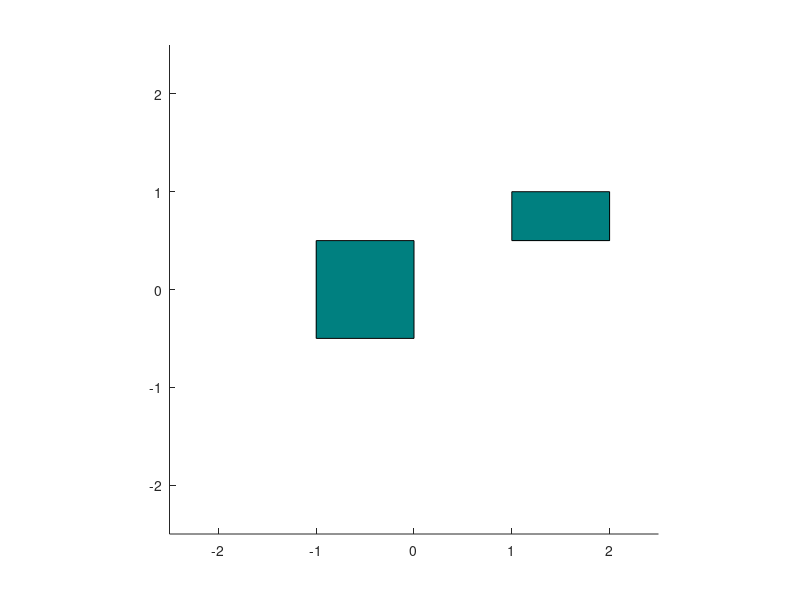

Recreate this plot in MATLAB. (Note: this script raises an error after producing the figure.)
%%% Author: Aditya Jain %%%
%%% Topic: Visibility Graph for Static Obstacles
%%% Date: 6th February, 2018 %%%
clc
close all
clear
tic
%% Defining environment variables
start = [-2,-1.5];     % start position
goal = [2, 2];   % goal position
n = 2;             % no. of obstacles

%% Defining the grid
figure

%%% 1st Config %%%%
rectangle('Position',[-1 -0.5 1  1], 'FaceColor',[0 .5 .5])
axis([-2.5 2.5 -2.5 2.5])
axis square
% 
hold on
rectangle('Position',[1 0.5 1 0.5], 'FaceColor',[0 .5 .5])
%%%%%%%%%%%%%%%%%%%


%%% 2nd Config
% rectangle('Position',[20 10 40 20], 'FaceColor',[0 .5 .5])
% axis([0 100 0 100])
% axis square
% 
% rectangle('Position',[70 10 20 40], 'FaceColor',[0 .5 .5])
% rectangle('Position',[10 40 40 20], 'FaceColor',[0 .5 .5])
% rectangle('Position',[20 70 60 20], 'FaceColor',[0 .5 .5])
%%%%%%%%%%%%%


%%% 3rd Config
%rectangle('Position',[20 10 20 20], 'FaceColor',[0 .5 .5])
%axis([0 100 0 100])
%axis square

%rectangle('Position',[70 10 20 20], 'FaceColor',[0 .5 .5])
%rectangle('Position',[10 40 20 20], 'FaceColor',[0 .5 .5])
%rectangle('Position',[20 70 20 20], 'FaceColor',[0 .5 .5])
%rectangle('Position',[50 5 15 20], 'FaceColor',[0 .5 .5])
%rectangle('Position',[40 40 35 20], 'FaceColor',[0 .5 .5])
%rectangle('Position',[10 70 5 20], 'FaceColor',[0 .5 .5])
%rectangle('Position',[50 65 20 25], 'FaceColor',[0 .5 .5])
%rectangle('Position',[80 35 15 40], 'FaceColor',[0 .5 .5])
%%%%%%%%%%%%%



% Plotting start position
circles(start(1), start(2),0.2, 'facecolor','green')

% Plotting goal position
circles(goal(1), goal(2),0.2, 'facecolor','yellow')

%% initialising the hash map

%%% 1st Config
keys = {'a', 'b', 'c', 'd', 'e', 'f', 'g', 'h', 'i', 'j'};
values = {start, [-1,-0.5], [-1,0.5], [0,-0.5], [0,0.5], [1,0.5], [1,1], [2,0.5], [2,1], goal};
%%%%%%%%%%%%%%%%%

%%% 2nd Config
% keys = {'a', 'b', 'c', 'd', 'e', 'f', 'g', 'h', 'i', 'j', 'k', 'l', 'm', 'n', 'o', 'p', 'q', 'r'};
% values = {start, [20,10], [20,30], [60,30], [60,10], [10,40], [10,60], [50,60], [50,40], [70,10], [70,50], [90,50], [90,10], [20,70], [20,90], [80,90], [80,70], goal};
%%%%%%%%%%%%%%%%%

%%% 3rd Config
%keys = {'a', 'b', 'c', 'd', 'e', 'f', 'g', 'h', 'i', 'j', 'k', 'l', 'm', 'n', 'o', 'p', 'q', 'r', 's', 't', 'u', 'v', 'w', 'x', 'y', 'z', 'aa', 'ab', 'ac', 'ad', 'ae', 'af', 'ag', 'ah', 'ai', 'aj', 'ak', 'al'};
%values = {start, [20,10], [20,30], [40,30], [40,10], [50,5], [50,25], [65,25], [65,5], [70,10], [70,30], [90,30], [90,10], [10,40], [10,60], [30,60], [30,40], [40,40], [40,60], [75,60], [75,40], [80,35], [80,75], [95,75], [95,35], [10,70], [10,90], [15,90], [15,70], [20,70], [20,90], [40,90], [40,70], [50,65], [50,90], [70,90], [70,65], goal};
%%%%%%%%%%%%%%%%%

Map = containers.Map(keys, values);
len = Map.values;
Map('j');


%% Building all the obstacle edges
length = size(keys);    % this contains the number of nodes

edges = [];

for i = 2:(length(2)-2)   
        temp = [values{1,i}(1), values{1,i+1}(1), values{1,i}(2), values{1,i+1}(2)];
        edges = vertcat(edges, temp);                
end


% Removing edges which are not obstacle edges
sizeEdges = size(edges);
i = 4;
while i < (sizeEdges(1)-1)
    [edges,ps] = removerows(edges,'ind',i);
    sizeEdges = size(edges);
    i = i + 3;
end

% Adding 1 edge pair in each obstacle which were not added in the earlier
% for loop
i = 2;
while i < length(2)-2    
    temp = [values{1,i}(1), values{1,i+3}(1), values{1,i}(2), values{1,i+3}(2)];
    edges = vertcat(edges, temp);
    i = i + 4;    
end


%% Calculating the valid edges and adding them to the graph
ledgeSize = size(edges);
noEdges = ledgeSize(1);

G = graph();

for i = 1:length(2)    
    for j = (i + 1):length(2)        
        % find equation of the edge to be checked
        p1 = values{1,i};
        q1 = values{1,j};
        m1 = (q1(2)-p1(2))/(q1(1)-p1(1));
        c1 = p1(2) - m1*(p1(1));
        %%%%%%%%%%%%
    
        flag = 1;    % flag to check if the edge has any intersection with any other edge;
                     % '1' means no intersection
        % need to compare with the edges   
        for k = 1:noEdges
            
            ed = edges(k,:);            
            m2 = (ed(4) - ed(3))/(ed(2) - ed(1));
            if(ed(2)==ed(1))
                m2 = 1e+10;
            end
            c2 = ed(3) - m2*ed(1);  
            
            if m1==m2 %% ignoring 
                t = 1;
            else
                
                %%%%%%
                temp1 = ed(3) - m1*ed(1) - c1;
                temp2 = ed(4) - m1*ed(2) - c1;
                
                temp3 = p1(2) - m2*p1(1) - c2;
                temp4 = q1(2) - m2*q1(1) - c2;
                
                if (sign(temp1) ~= sign(temp2)) &&  sign(temp1)~=0 && sign(temp2)~=0 && (sign(temp3) ~= sign(temp4)) &&  sign(temp3)~=0 && sign(temp4)~=0
                    flag = 0;
                    break
                end
                %%%%%%
            end

        end
        if flag==1
            G = addedge(G,keys{i}, keys{j});
        end
                
    end    
end

%% Removing the diagonals of the obstacle from the visible edges
length = size(keys);    % this contains the number of nodes
i = 2;

while i < (length(2)-2)
    
    G = rmedge(G,keys{i}, keys{i+2});
    G = rmedge(G,keys{i+1}, keys{i+3});
    i = i + 4;
end

% G = rmedge(G,keys{15}, keys{32});
% G = rmedge(G,keys{14}, keys{33});
% G = rmedge(G,keys{15}, keys{4});
% G = rmedge(G,keys{14}, keys{5});
% G = rmedge(G,keys{10}, keys{25});
% G = rmedge(G,keys{9}, keys{12});

%% Plotting all the visible edges

visEd = G.Edges;  % this has the visible edges
sizeEd = size(G.Edges);

for i=1:sizeEd(1)
   x = visEd(i,1);
   xx = x{1,1};
   p1 = Map(xx{1,1});
   p2 = Map(xx{1,2});
   xpoints = [p1(1,1), p2(1,1)];
   ypoints = [p1(1,2), p2(1,2)];
   hold on
   plot(xpoints, ypoints, 'b')
end

%% finding the shortest path in the graph and printing it 

path = shortestpath(G, keys{1}, keys{length(2)});
pathSize = size(path);

totalDis = 0;    % this will contain the total distance in units for the final selected path
X = [];
Y = [];
Z = [];
for i=1:pathSize(2)-1
    p1 = Map(path{i});
    p2 = Map(path{i+1});
    
    totalDis = totalDis + EuclDist(p1,p2);
    
    xpoints = [p1(1,1), p2(1,1)];
    ypoints = [p1(1,2), p2(1,2)];
    X(i) = p1(1);
    Y(i) = p1(2);
    Z(i) = 0.0;
    hold on
    plot(xpoints, ypoints, 'k', 'LineWidth', 3)
    title('Grafos de Visibilidade')
end
X(pathSize(2)) = p2(1);
Y(pathSize(2)) = p2(2);
Z(pathSize(2)) = 0.0;
MAT = [X' Y' Z'];
writematrix(MAT,'Curva Grafos de Visibilidade.csv')
toc
totalDis
%%%%%%%%%%%%%% end %%%%%%%%%%%%%%%%%%%%%%%%%%%%%%%%%%%
